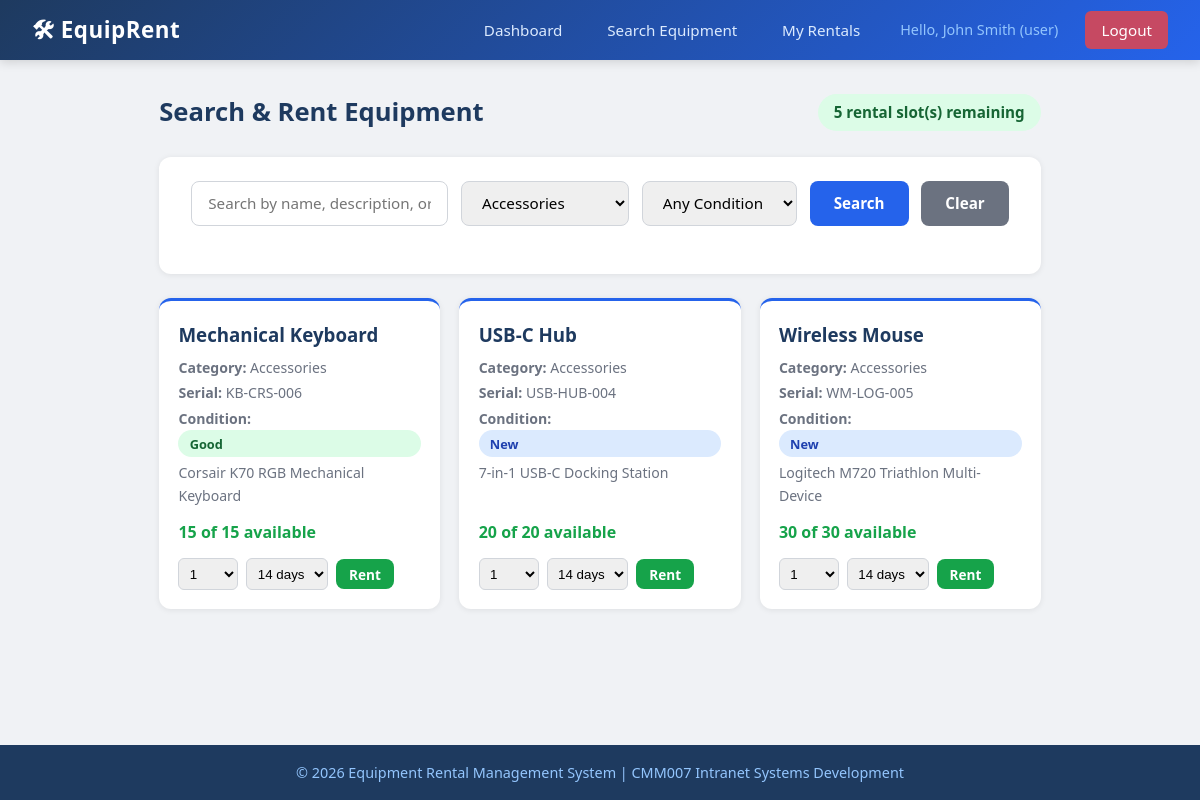
/user_search.php?category=Accessories (signed in), run on the app's committed database.
### tables this page shows
CREATE TABLE IF NOT EXISTS users (
    user_id INT(11) AUTO_INCREMENT PRIMARY KEY,
    full_name VARCHAR(100) NOT NULL,
    email VARCHAR(100) NOT NULL UNIQUE,
    username VARCHAR(50) NOT NULL UNIQUE,
    password VARCHAR(255) NOT NULL,
    role ENUM('admin', 'user') NOT NULL DEFAULT 'user',
    max_rentals INT(11) NOT NULL DEFAULT 5,
    created_at DATETIME DEFAULT CURRENT_TIMESTAMP
);

CREATE TABLE IF NOT EXISTS equipment (
    equipment_id INT(11) AUTO_INCREMENT PRIMARY KEY,
    name VARCHAR(100) NOT NULL,
    category VARCHAR(50) NOT NULL,
    serial_number VARCHAR(50) NOT NULL UNIQUE,
    condition_status ENUM('New', 'Good', 'Fair', 'Poor') NOT NULL DEFAULT 'Good',
    total_quantity INT(11) NOT NULL DEFAULT 1,
    available_quantity INT(11) NOT NULL DEFAULT 1,
    description TEXT,
    created_at DATETIME DEFAULT CURRENT_TIMESTAMP
);

### connection.php (called while the page is built, shortened)
<?php
function sanitize($db, $input) {
    return htmlspecialchars(mysqli_real_escape_string($db, trim($input)));
}
?>

### user_search.php (the view, shortened to what this page needs)
<?php
require_once 'includes/connection.php';
$search = isset($_GET['search']) ? sanitize($db, $_GET['search']) : '';
$category = isset($_GET['category']) ? sanitize($db, $_GET['category']) : '';
$sql = "SELECT * FROM equipment WHERE available_quantity > 0";
$params = [];
$types = '';
if (!empty($category)) {
    $sql .= " AND category = ?";
    $params[] = $category;
    $types .= 's';
}
$sql .= " ORDER BY name ASC";
$stmt = $db->prepare($sql);
if (!empty($params)) {
    $stmt->bind_param($types, ...$params);
}
$stmt->execute();
$equipment = $stmt->get_result();
$categories = $db->query("SELECT DISTINCT category FROM equipment ORDER BY category ASC");
$userId = $_SESSION['user_id'];
$userInfo = $db->query("SELECT max_rentals FROM users WHERE user_id = $userId")->fetch_assoc();
$currentRentals = $db->query("SELECT COUNT(*) as count FROM rentals WHERE user_id = $userId AND status IN ('active','overdue')")->fetch_assoc()['count'];
$remainingSlots = max(0, $userInfo['max_rentals'] - $currentRentals);
include 'includes/header.php';
?>
<div class="page-header">
    <h1>Search & Rent Equipment</h1>
    <span class="badge badge-<?php echo $remainingSlots > 0 ? 'active' : 'overdue'; ?>" style="font-size:0.95rem; padding:0.4rem 1rem;">
        <?php echo $remainingSlots; ?> rental slot(s) remaining
    </span>
</div>
<div class="card">
    <form method="GET" action="user_search.php">
        <div class="search-bar">
            <input type="text" name="search" placeholder="Search by name, description, or serial number..."
                   value="<?php echo htmlspecialchars($search); ?>">
            <select name="category">
                <?php while ($cat = $categories->fetch_assoc()): ?>
                    <option value="<?php echo htmlspecialchars($cat['category']); ?>"
                            <?php echo $category === $cat['category'] ? 'selected' : ''; ?>>
                        <?php echo htmlspecialchars($cat['category']); ?>
                    </option>
                <?php endwhile; ?>
            </select>
            <select name="condition">
                <option value="">Any Condition</option>
            </select>
            <button type="submit" class="btn btn-primary">Search</button>
            <a href="user_search.php" class="btn btn-secondary">Clear</a>
        </div>
    </form>
</div>
<div class="equipment-grid">
    <?php if ($equipment->num_rows > 0): ?>
        <?php while ($item = $equipment->fetch_assoc()): ?>
        <div class="equip-card">
            <div>
                <h3><?php echo htmlspecialchars($item['name']); ?></h3>
                <div class="meta">
                    <span><strong>Category:</strong> <?php echo htmlspecialchars($item['category']); ?></span>
                    <span><strong>Serial:</strong> <?php echo htmlspecialchars($item['serial_number']); ?></span>
                    <span><strong>Condition:</strong>
                        <span class="badge badge-<?php echo strtolower($item['condition_status']); ?>">
                            <?php echo $item['condition_status']; ?>
                        </span>
                    </span>
                    <?php if ($item['description']): ?>
                        <span style="margin-top:0.3rem;"><?php echo htmlspecialchars($item['description']); ?></span>
                    <?php endif; ?>
                </div>
            </div>
            <div>
                <p class="availability in-stock">
                    <?php echo $item['available_quantity']; ?> of <?php echo $item['total_quantity']; ?> available
                </p>
                <?php if ($remainingSlots > 0): ?>
                    <form method="POST" action="user_rent.php" style="display:flex; gap:0.5rem; align-items:center;">
                        <select name="quantity" style="padding:0.4rem; border-radius:6px; border:1px solid #d1d5db; width:60px;">
                            <?php for ($i = 1; $i <= min($item['available_quantity'], $remainingSlots); $i++): ?>
                                <option value="<?php echo $i; ?>"><?php echo $i; ?></option>
                            <?php endfor; ?>
                        </select>
                        <select name="duration" style="padding:0.4rem; border-radius:6px; border:1px solid #d1d5db;">
                            <option value="14" selected>14 days</option>
                        </select>
                        <button type="submit" class="btn btn-success btn-sm">Rent</button>
                    </form>
                <?php else: ?>
                    <p style="color:#dc2626; font-size:0.9rem; font-weight:500;">Rental limit reached</p>
                <?php endif; ?>
            </div>
        </div>
        <?php endwhile; ?>
    <?php else: ?>
        <div class="card" style="grid-column: 1/-1;">
            <p class="text-center" style="padding:2rem; color:#6b7280;">No equipment matches your search. Try different filters.</p>
        </div>
    <?php endif; ?>
</div>
<?php include 'includes/footer.php'; ?>

### style.css (style rules this page uses)
* { margin: 0; padding: 0; box-sizing: border-box; }
body { font-family: 'Segoe UI', Tahoma, Geneva, Verdana, sans-serif; background-color: #f0f2f5; color: #333; line-height: 1.6; min-height: 100vh; display: flex; flex-direction: column; }
a { text-decoration: none; color: #2563eb; }
.card { background: #fff; border-radius: 12px; box-shadow: 0 1px 6px rgba(0, 0, 0, 0.08); padding: 1.5rem 2rem; margin-bottom: 1.5rem; }
.btn { display: inline-block; padding: 0.65rem 1.5rem; border: none; border-radius: 8px; font-size: 0.95rem; font-weight: 600; cursor: pointer; transition: background 0.2s, transform 0.1s; text-align: center; font-family: inherit; }
.btn-primary { background: #2563eb; color: #fff; }
.btn-success { background: #16a34a; color: #fff; }
.btn-secondary { background: #6b7280; color: #fff; }
.btn-sm { padding: 0.35rem 0.8rem; font-size: 0.85rem; }
.search-bar { display: flex; gap: 0.8rem; margin-bottom: 1.5rem; flex-wrap: wrap; }
.search-bar input, .search-bar select { padding: 0.65rem 1rem; border: 1px solid #d1d5db; border-radius: 8px; font-size: 0.95rem; font-family: inherit; }
.search-bar input { flex: 1; min-width: 200px; }
.search-bar select { min-width: 150px; }
.badge { display: inline-block; padding: 0.2rem 0.7rem; border-radius: 50px; font-size: 0.8rem; font-weight: 600; }
.badge-active { background: #dcfce7; color: #166534; }
.badge-new { background: #dbeafe; color: #1e40af; }
.badge-good { background: #dcfce7; color: #166534; }
.page-header { display: flex; justify-content: space-between; align-items: center; margin-bottom: 1.5rem; }
.page-header h1 { color: #1e3a5f; font-size: 1.6rem; }
.equipment-grid { display: grid; grid-template-columns: repeat(auto-fill, minmax(280px, 1fr)); gap: 1.2rem; }
.equip-card { background: #fff; border-radius: 12px; box-shadow: 0 1px 6px rgba(0, 0, 0, 0.08); padding: 1.2rem; display: flex; flex-direction: column; justify-content: space-between; border-top: 3px solid #2563eb; transition: transform 0.2s; }
.equip-card h3 { color: #1e3a5f; margin-bottom: 0.4rem; }
.equip-card .meta { color: #6b7280; font-size: 0.88rem; margin-bottom: 0.8rem; }
.equip-card .meta span { display: block; margin-bottom: 0.2rem; }
.equip-card .availability { font-weight: 600; margin-bottom: 0.8rem; }
.equip-card .availability.in-stock { color: #16a34a; }

### data on the page
users: max_rentals "5"
equipment: name "Mechanical Keyboard", category "Accessories", serial_number "KB-CRS-006", condition_status "Good", description "Corsair K70 RGB Mechanical Keyboard", available_quantity "15", total_quantity "15"
equipment: name "USB-C Hub", category "Accessories", serial_number "USB-HUB-004", condition_status "New", description "7-in-1 USB-C Docking Station", available_quantity "20", total_quantity "20"
equipment: name "Wireless Mouse", category "Accessories", serial_number "WM-LOG-005", condition_status "New", description "Logitech M720 Triathlon Multi-Device", available_quantity "30", total_quantity "30"

### other printed values
$_SESSION['full_name'] "John Smith"
$_SESSION['role'] "user"
form field category "Accessories"
form field quantity "1"
